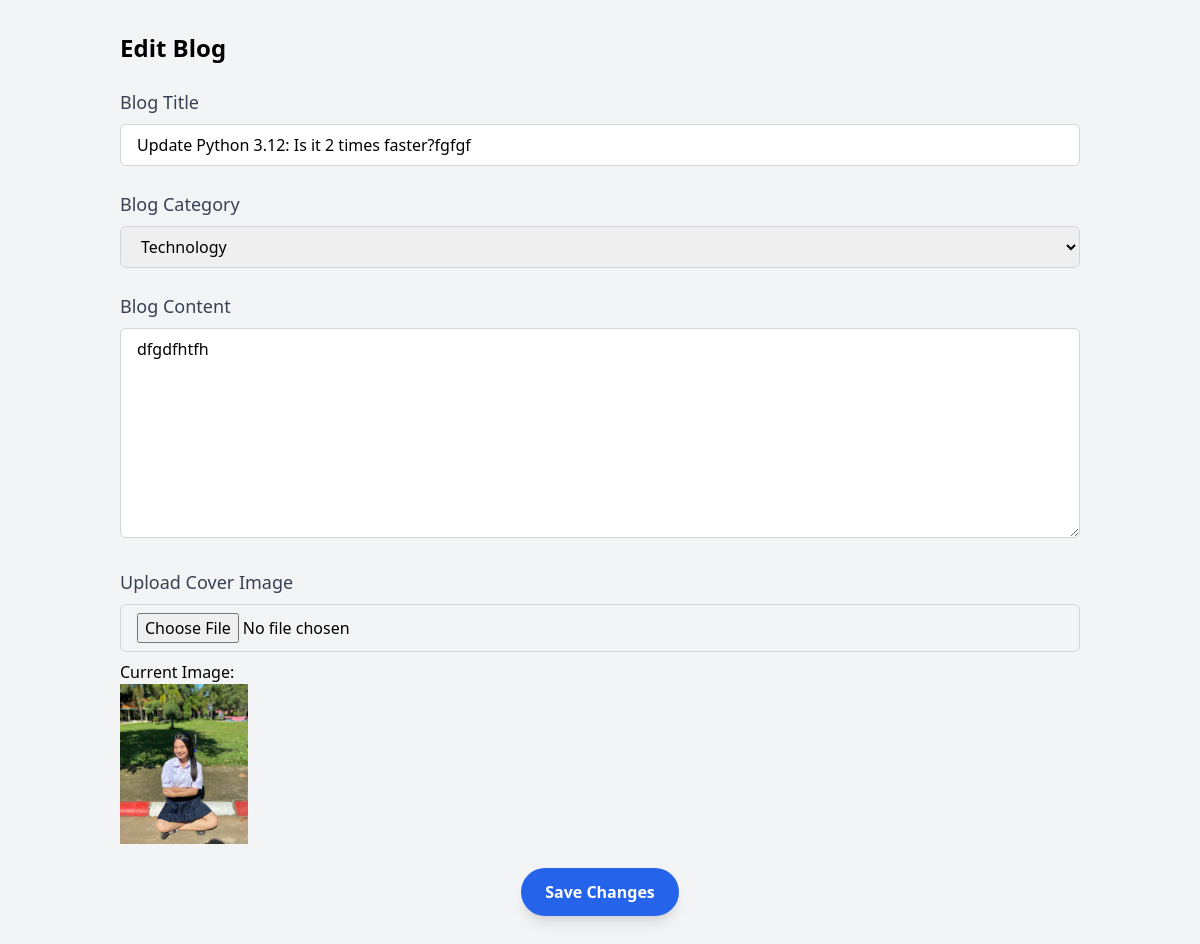
The app's page /edit/21/ (signed in) with its own data.
### blog/models.py (models this page shows, shortened)
class Blog(models.Model):
    title = models.CharField(max_length=200)
    content = models.TextField()
    category = models.CharField(max_length=100)
    image = models.ImageField(upload_to='blog_images/', blank=True, null=True)
    author = models.ForeignKey(User, on_delete=models.CASCADE)
    created_at = models.DateTimeField(auto_now_add=True)
    updated_at = models.DateTimeField(auto_now=True)
    views = models.IntegerField(default=0)  # ฟิลด์นับยอดเข้าชม

### blog/views.py (the view, shortened to what this page needs)
# urls.py: path('edit/<int:blog_id>/', views.edit_blog, name='edit_blog'),
@login_required
def edit_blog(request, blog_id):
    blog = get_object_or_404(Blog, id=blog_id)
    return render(request, 'blog/edit_blog.html', {'blog': blog})

### blog/templates/blog/edit_blog.html (shortened to what this page needs)
<!DOCTYPE html>
<html lang="en">
<head>
    <script src="https://cdn.tailwindcss.com"></script>
</head>
<body class="bg-gray-100">
    <div class="container mx-auto p-8">
        <h2 class="text-2xl font-bold mb-6">Edit Blog</h2>
        <form method="POST" enctype="multipart/form-data">
            <div class="mb-6">
                <label for="title" class="block text-lg font-medium text-gray-700 mb-2">Blog Title</label>
                <input type="text" id="title" name="title" value="{{ blog.title }}"
                       class="w-full px-4 py-2 border border-gray-300 rounded-md focus:outline-none focus:ring-2 focus:ring-blue-500">
            </div>
            <div class="mb-6">
                <label for="category" class="block text-lg font-medium text-gray-700 mb-2">Blog Category</label>
                <select id="category" name="category"
                        class="w-full px-4 py-2 border border-gray-300 rounded-md focus:outline-none focus:ring-2 focus:ring-blue-500">
                    <option value="technology" {% if blog.category == 'technology' %}selected{% endif %}>Technology</option>
                </select>
            </div>
            <div class="mb-6">
                <label for="content" class="block text-lg font-medium text-gray-700 mb-2">Blog Content</label>
                <textarea id="content" name="content" rows="8"
                          class="w-full px-4 py-2 border border-gray-300 rounded-md focus:outline-none focus:ring-2 focus:ring-blue-500">{{ blog.content }}</textarea>
            </div>
            <div class="mb-6">
                <label for="image" class="block text-lg font-medium text-gray-700 mb-2">Upload Cover Image</label>
                <input type="file" id="image" name="image"
                       class="w-full px-4 py-2 border border-gray-300 rounded-md focus:outline-none focus:ring-2 focus:ring-blue-500">
                {% if blog.image %}
                    <p class="mt-2">Current Image: <img src="{{ blog.image.url }}" alt="{{ blog.title }}" class="w-32 h-auto"></p>
                {% endif %}
            </div>
            <div class="text-center">
                <button type="submit"
                        class="bg-blue-600 text-white font-semibold px-6 py-3 rounded-full shadow-lg hover:bg-blue-700 transition">Save Changes</button>
            </div>
        </form>
    </div>
</body>
</html>

### records on screen
Blog: title "Update Python 3.12: Is it 2 times faster?fgfgf", category "Technology", content "dfgdfhtfh", image (picture)
